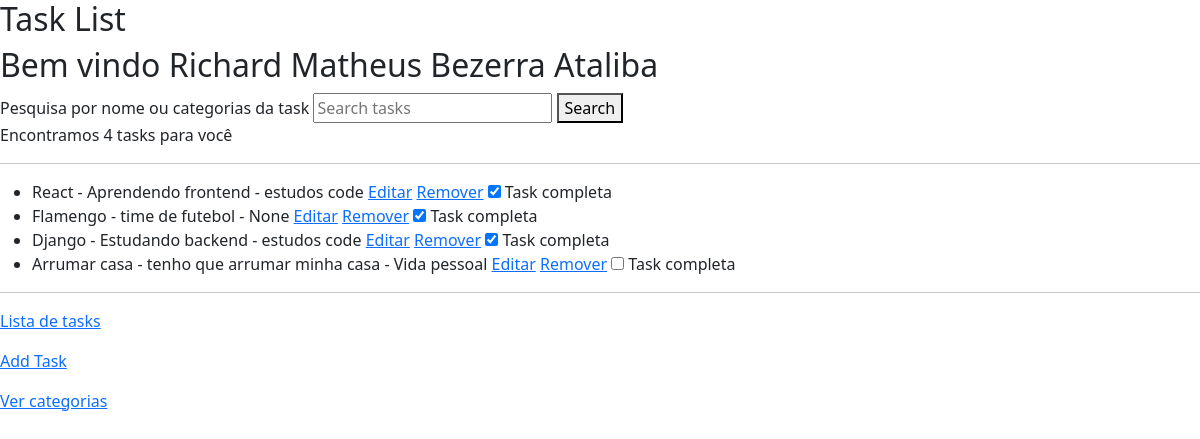
The page / (signed in) on the database its author committed.
### lizetest/accounts/models.py (models this page shows, shortened)
class User(AbstractBaseUser, PermissionsMixin):
	username = models.CharField(
		_('username'),
		max_length=150,
		unique=True,
		help_text=('150 caracteres ou menos. Letras, números e @/./+/-/_ apenas.'),
		error_messages={
			'unique': _("A user with that username already exists."),
		},
		null=True,
		blank=True
	)
	name = models.CharField(_('name'), max_length=100, blank=True)
	email = models.EmailField(_('email address'), unique=True)
	is_staff = models.BooleanField(
		_('staff status'),
		default=False,
		help_text=_('Designates whether the user can log into this admin site.'),
	)
	is_active = models.BooleanField(
		_('active'),
		default=True,
		help_text=_(
			'Designates whether this user should be treated as active. '
			'Unselect this instead of deleting accounts.'
		),
	)
	objects = UserManager()
	EMAIL_FIELD = 'email'
	USERNAME_FIELD = 'username'
	REQUIRED_FIELDS = ['email']
	class Meta:
		verbose_name = 'usuário'
		verbose_name_plural = 'usuários'

### lizetest/todo/models.py (models this page shows, shortened)
class Task(BaseModel):
    title = models.CharField(max_length=255)
    description = models.TextField()
    category = models.ForeignKey(Category, on_delete=models.SET_NULL, null=True, blank=True)
    completion_date = models.DateTimeField(null=True, blank=True)
    completed = models.BooleanField(default=False)
    author = models.ForeignKey(User,on_delete=models.CASCADE,blank=True)

### lizetest/category/models.py (models this page shows)
class Category(BaseModel):
    name = models.CharField(max_length=255)
    author = models.ForeignKey(User,on_delete=models.CASCADE,blank=True)
    def __str__(self):
        return self.name

### lizetest/todo/views.py (the view)
# urls.py: path('', TaskListView.as_view(), name='task_list'),
class TaskListView(ListView,BaseViews):
    model = Task
    template_name = 'task_list.html'
    context_object_name = 'tasks'
    def get_queryset(self):
        queryset = Task.objects.filter(author=self.request.user)
        query = self.request.GET.get('query_task')
        if query:
            queryset = queryset.filter(
                Q(title__icontains=query) |
                Q(category__name__icontains=query)
            )
        return queryset
    def get_context_data(self, **kwargs):
        context = super().get_context_data(**kwargs)
        context['number_tasks'] = self.get_queryset().count()
        context['user'] = self.request.user.name
        return context

### lizetest/core/models.py (called while the page is built)
    def dispatch(self, request, *args, **kwargs):
        if not request.user.is_authenticated:
            return redirect('accounts:login')
        return super().dispatch(request, *args, **kwargs)

### lizetest/todo/templates/task_list.html (shortened to what this page needs)
{% extends 'base.html' %}
{% block content %}
  <h2>Task List</h2>
  <h2>Bem vindo {{user}}</h2>
  <form method="GET" action="{% url 'todo:task_list' %}">
    <label for="">Pesquisa por nome ou categorias da task</label>
    <input type="text" name="query_task" placeholder="Search tasks">
    <button type="submit">Search</button>
  </form>
  <p>Encontramos {{number_tasks}} tasks para você</p><hr>
  <ul>
    {% for task in tasks %}
      <li>
        {{ task.title }} - {{ task.description }} - {{ task.category }}
        <a href="{% url 'todo:task_edit' pk=task.pk %}">Editar</a>
        <a href="{% url 'todo:task_delete' pk=task.pk %}">Remover</a>
        <input data-task-id="{{ task.pk }}" class="completed_checkbox" type="checkbox" {% if task.completed %}checked{% endif %}>
        <label for=""> Task completa</label>
      </li>
    {% endfor %}
  </ul>
  <hr>
  <p><a href="{% url 'todo:task_list' %}">Lista de tasks</a></p>
  <p><a href="{% url 'todo:task_create' %}">Add Task</a></p>
  <p><a href="{% url 'category:category_list' %}">Ver categorias</a></p>
{% endblock %}

### rows shown on the page
User: name "Richard Matheus Bezerra Ataliba"
Task: title "React", description "Aprendendo frontend", category "estudos code", completed "☑"
Task: title "Flamengo", description "time de futebol", category "None", completed "☑"
Task: title "Django", description "Estudando backend", category "estudos code", completed "☑"
Task: title "Arrumar casa", description "tenho que arrumar minha casa", category "Vida pessoal"

### other values the page prints
{{ number_tasks }} "4"
